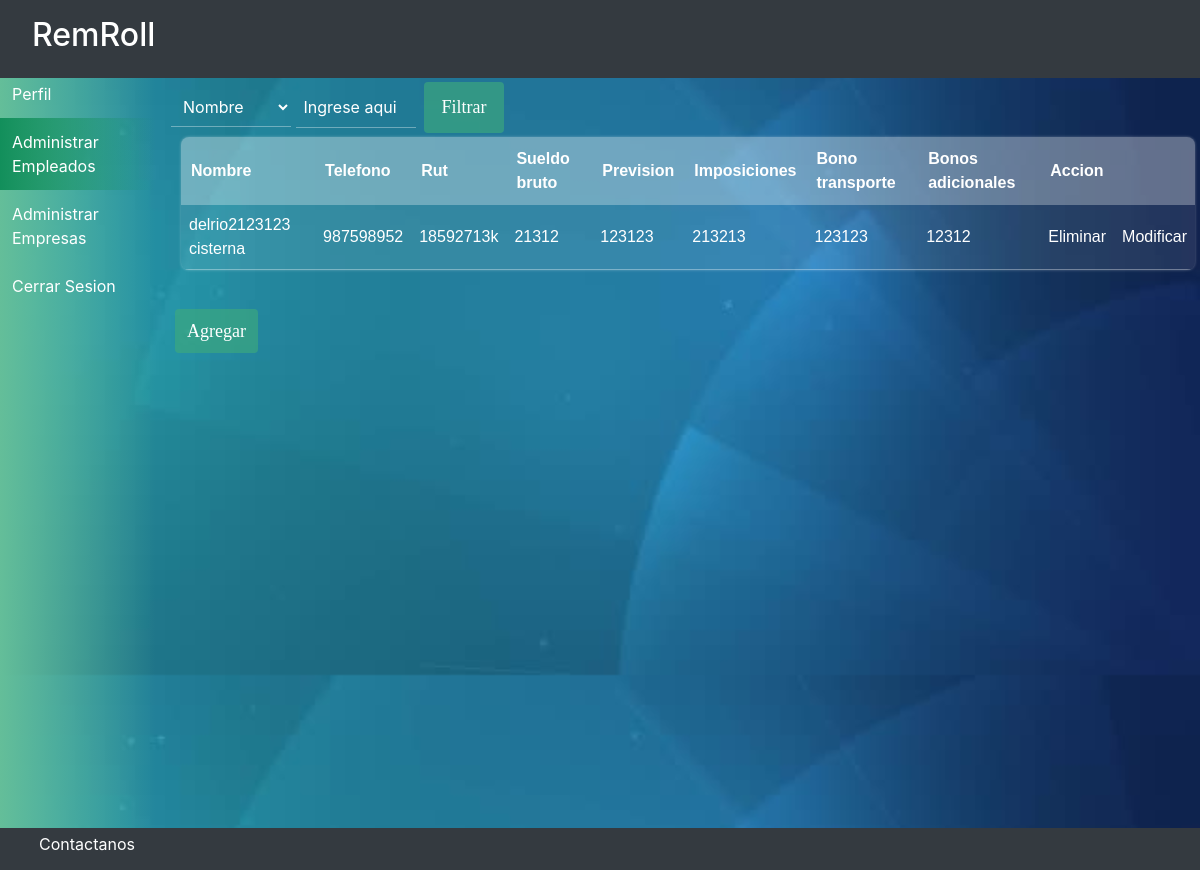
The page /lista/ on the database as committed earlier.
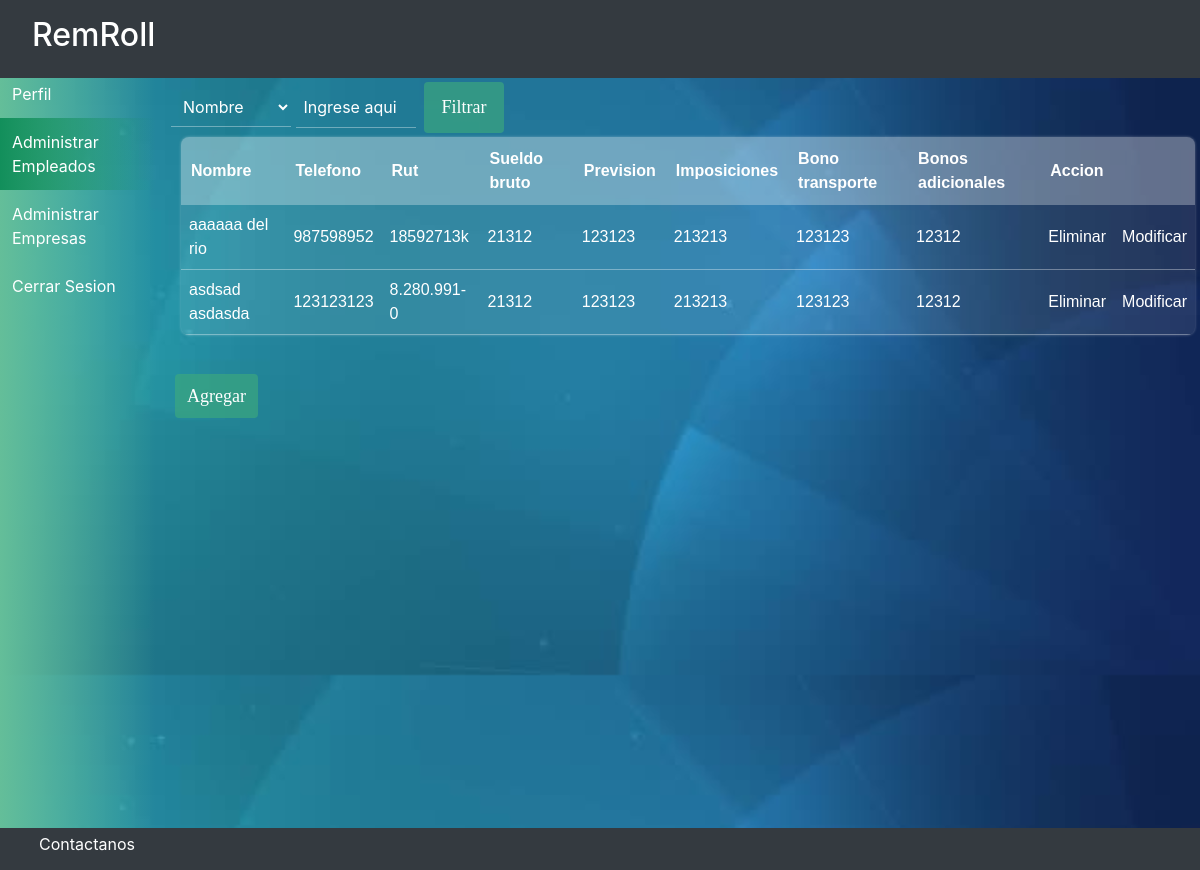
The same page on the database as committed later.
### usuario/models.py (models this page shows)
class Empleado(models.Model):
    nombre = models.CharField(max_length=50)
    apellido = models.CharField(max_length=50)
    rut = models.CharField(max_length=12, primary_key=True)
    telefono = models.IntegerField()
    sbruto = models.IntegerField()
    prevision = models.IntegerField()
    imposiciones = models.IntegerField()
    btransporte = models.IntegerField()
    badc = models.IntegerField()

### usuario/views.py (the view)
# urls.py: path('lista/', views.lista, name='lista'),
def lista(request):
    empleado = Empleado.objects.all()
    return render(request, 'usuario/lista_empleados.html',{
        'empleado':empleado
    })

### usuario/templates/usuario/lista_empleados.html (shortened to what this page needs)
{%  extends 'usuario/plantilla.html'  %}
{% load static %}
  {% block contenido1 %}
  <body style="background-image: url({% static 'usuario/imagen/fondo-login.jpg' %});background-size: 100%;">
    <div id="wrapper" style="margin-top: 70px;">
      <div id="first">
         <div class="vertical-menu">
           <a href="{% url 'perfil' %}">Perfil</a>
           <a href="{% url 'lista' %}" class="active">Administrar Empleados</a>
           <a href="{% url 'lista_empresa' %}">Administrar Empresas</a>
           <a href="{% url 'inicio' %}">Cerrar Sesion</a>
         </div>
      </div>
         <div class="container">
           <div>
               <select name="select" class="filtro">
                 <option selected value="value1">Nombre</option>
               </select>
               <input type="text" id="text1" class="filtro" placeholder="Ingrese aqui">
               <button class="botones">Filtrar</button>
         </div>
         <table>
         <tr>
             <th>Nombre</th>
             <th>Telefono</th>
             <th>Rut</th>
             <th>Sueldo bruto</th>
             <th>Prevision</th>
             <th>Imposiciones</th>
             <th>Bono transporte</th>
             <th>Bonos adicionales</th>
             <th colspan="2">Accion</th>
           </tr>
            {% for a in empleado %}
            <tr>
              <td>{{ a.nombre }} {{ a.apellido }}</td>
              <td>{{ a.telefono }}</td>
              <td>{{ a.rut }}</td>
              <td>{{ a.sbruto }}</td>
              <td>{{ a.prevision }}</td>
              <td>{{ a.imposiciones }}</td>
              <td>{{ a.btransporte }}</td>
              <td>{{ a.badc }}</td>
              <td><a href="{% url 'eliminar_empleados' a.rut %}" onclick="return confirm('estas seguro de eliminarlo?');">Eliminar</a></td>
             <td><a href="{% url 'modificar_empleado' a.rut %}">Modificar</a></td>
            </tr>
            {% endfor %}
       </table>
       <br><br>
       <a class="botones" href="{% url 'agregar' %}">Agregar</a>
        </body>
        {% endblock contenido1 %}

Rows that differ between the two databases and show on the page:
changed Empleado "18592713k": nombre "delrio2123123" → "aaaaaa"; apellido "cisterna" → "del rio"
added Empleado: nombre "asdsad", apellido "asdasda", telefono "123123123", rut "8.280.991-0", sbruto "21312", prevision "123123", imposiciones "213213", btransporte "123123", badc "12312"
